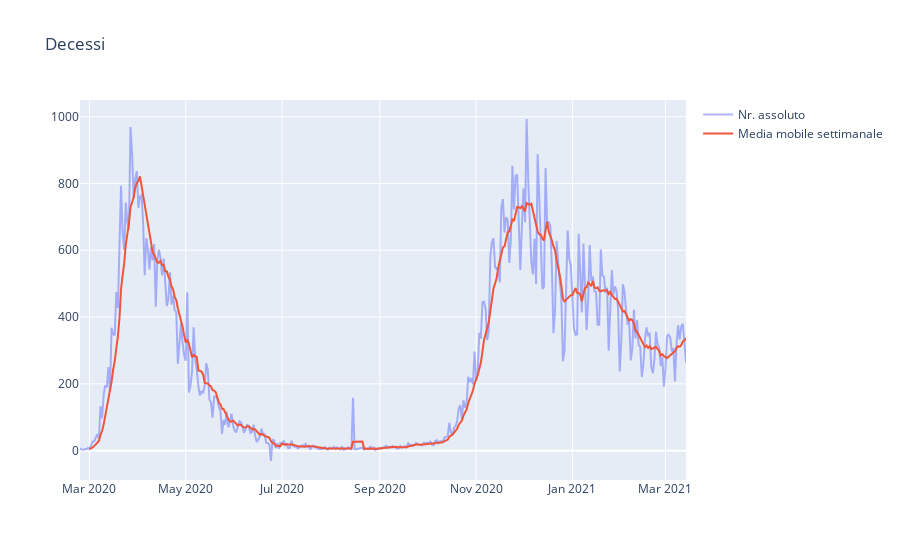

The notebook cell saved with this chart:
### Markdown cell above
### grafico 1.1.2: nazionale - nuovi decessi e media mobile (linechart)

### Code cell
fig_1_1_2 = make_subplots()

fig_1_1_2.add_trace(go.Scatter(x=df_nazionali["data"], y=df_nazionali["nuovi_decessi"],name='Nr. assoluto',opacity=0.5))
fig_1_1_2.add_trace(go.Scatter(x=df_nazionali["data"], y=df_nazionali["decessi_media_mobile"],name='Media mobile settimanale'))
fig_1_1_2.update_layout(title_text='Decessi')

fig_1_1_2.show()

### Figure 1 — Plotly figure (JSON) as saved in the notebook; plotly's stock layout.template omitted (floating-point values rounded to 4 significant figures; data arrays with more than 128 entries replaced by an {"elided": "..."} marker saying what was removed)
{"data": [{"name": "Nr. assoluto", "opacity": 0.5, "type": "scatter", "x": {"elided": "385 str values"}, "y": {"elided": "385 int values"}}, {"name": "Media mobile settimanale", "type": "scatter", "x": {"elided": "385 str values"}, "y": {"elided": "385 float values"}}], "layout": {"autosize": true, "title": {"text": "Decessi"}, "xaxis": {"anchor": "y", "autorange": true, "domain": [0, 1], "range": ["2020-02-24", "2021-03-14"], "type": "date"}, "yaxis": {"anchor": "x", "autorange": true, "domain": [0, 1], "range": [-87.89, 1050.0], "type": "linear"}}}
